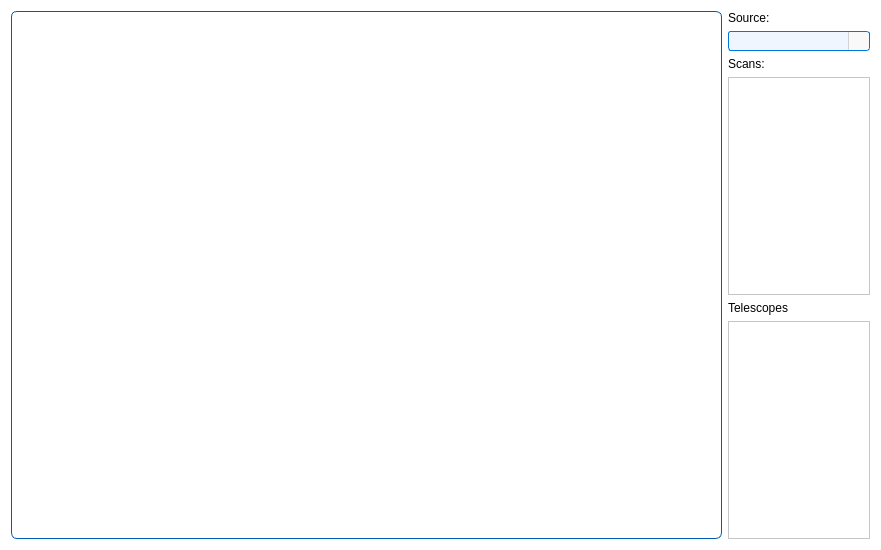
<?xml version="1.0" encoding="UTF-8"?>
<ui version="4.0">
 <class>AzElVisTab</class>
 <widget class="QWidget" name="AzElVisTab">
  <property name="geometry">
   <rect>
    <x>0</x>
    <y>0</y>
    <width>881</width>
    <height>550</height>
   </rect>
  </property>
  <property name="styleSheet">
   <string notr="true">background-color: #ffffff; font-family: Arial;</string>
  </property>
  <layout class="QGridLayout" name="gridLayout_3" columnstretch="5,1">
   <item row="0" column="0">
    <widget class="QWidget" name="widget" native="true">
     <property name="styleSheet">
      <string notr="true">QWidget{
    border: 1px solid #005BB5; /* Цвет границы согласован с иконками */
    border-radius: 6px; /* Скругленные углы для современного вида */
    background-color: #FFFFFF; /* Светлый фон, не отвлекающий от графика */
    padding: 4px; /* Внутренний отступ для визуального комфорта */
}</string>
     </property>
    </widget>
   </item>
   <item row="0" column="1">
    <layout class="QGridLayout" name="gridLayout_2">
     <item row="1" column="0">
      <layout class="QGridLayout" name="gridLayout">
       <item row="0" column="0" colspan="2">
        <widget class="QComboBox" name="cmbSource">
         <property name="styleSheet">
          <string notr="true">QComboBox {
    font-family: Arial;
    font-size: 9pt;
    color: #333333;
    padding: 1px;
    border-radius: 3px;
    background-color: #f9f9f9; /* Базовый фон, как у readOnly QLineEdit */
    border: 1px solid #d3d3d3; /* Базовая граница, как у readOnly QLineEdit */
}

QComboBox:editable {
    background-color: #f0f6ff; /* Фон для редактируемого состояния, как у readOnly=&quot;false&quot; */
    border: 1px solid #0078d7; /* Граница для редактируемого состояния */
}

QComboBox:editable:hover {
    border: 1px solid #1a8cff; /* Граница при наведении, как у readOnly=&quot;false&quot;:hover */
}

QComboBox:editable:focus {
    border: 1px solid #005bb5; /* Граница при фокусе, как у readOnly=&quot;false&quot;:focus */
    background-color: #ffffff; /* Фон при фокусе, как у readOnly=&quot;false&quot;:focus */
}

QComboBox:!editable {
    background-color: #f0f6ff; /* Фон для редактируемого состояния, как у readOnly=&quot;false&quot; */
    border: 1px solid #0078d7; /* Граница для редактируемого состояния */
}

QComboBox:!editable:hover {
    border: 1px solid #1a8cff; /* Граница при наведении, как у readOnly=&quot;false&quot;:hover */
}

QComboBox:!editable:focus {
    border: 1px solid #005bb5; /* Граница при фокусе, как у readOnly=&quot;false&quot;:focus */
    background-color: #ffffff; /* Фон при фокусе, как у readOnly=&quot;false&quot;:focus */
}

/* Стилизация кнопки со стрелкой */
QComboBox::drop-down {
    subcontrol-origin: padding;
    subcontrol-position: right;
    width: 20px;
    border-left: 1px solid #d3d3d3; /* Добавлена граница для визуального разделения */
    border-top-right-radius: 3px;
    border-bottom-right-radius: 3px;
    background-color: #f9f9f9; /* Фон кнопки, совпадающий с основным */
}

QComboBox::drop-down:hover {
    background-color: #0078d7; /* Лёгкое выделение при наведении */
}

QComboBox::down-arrow {
    width: 12px;
    height: 12px;
    image: url(:/icons/down_arrow_icon.svg);
}

/* Стилизация выпадающего списка */
QComboBox QAbstractItemView {
    font-family: Arial;
    font-size: 12pt;
    color: #333333;
    background-color: #ffffff;
    border: 1px solid #d3d3d3;
    selection-background-color: #0078d7;
    selection-color: #ffffff;
    padding: 1px;
}

QComboBox QAbstractItemView::item {
    padding: 4px;
    min-height: 20px;
}

QComboBox QAbstractItemView::item:hover {
    background-color: #0078d7;
}</string>
         </property>
        </widget>
       </item>
       <item row="3" column="0" colspan="2">
        <widget class="QLabel" name="lblTelescopes">
         <property name="text">
          <string>Telescopes</string>
         </property>
        </widget>
       </item>
       <item row="2" column="0" colspan="2">
        <widget class="QListWidget" name="listScans"/>
       </item>
       <item row="4" column="0" colspan="2">
        <widget class="QListWidget" name="listTelescopes"/>
       </item>
       <item row="1" column="0" colspan="2">
        <widget class="QLabel" name="lblScans">
         <property name="text">
          <string>Scans:</string>
         </property>
        </widget>
       </item>
      </layout>
     </item>
     <item row="0" column="0">
      <widget class="QLabel" name="lblSource">
       <property name="text">
        <string>Source:</string>
       </property>
      </widget>
     </item>
    </layout>
   </item>
  </layout>
 </widget>
 <resources>
  <include location="../gui/icons/icons.qrc"/>
 </resources>
 <connections/>
</ui>
